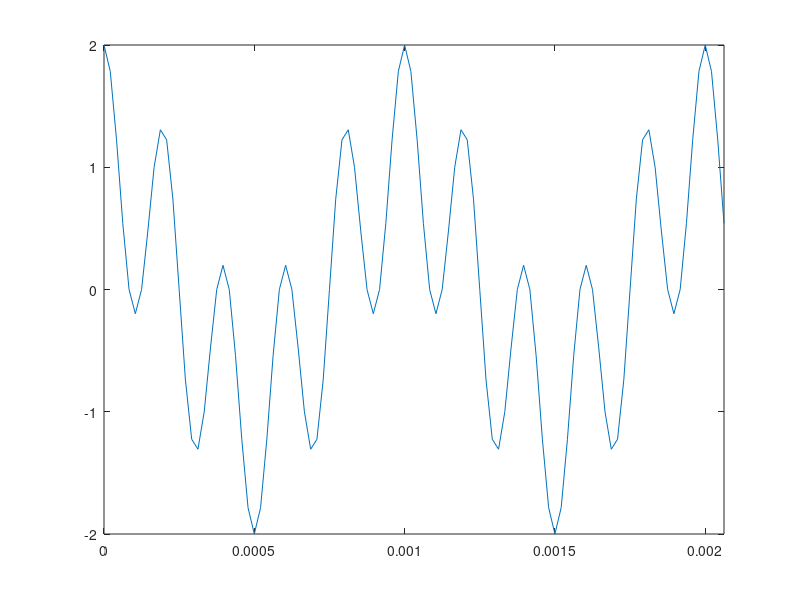
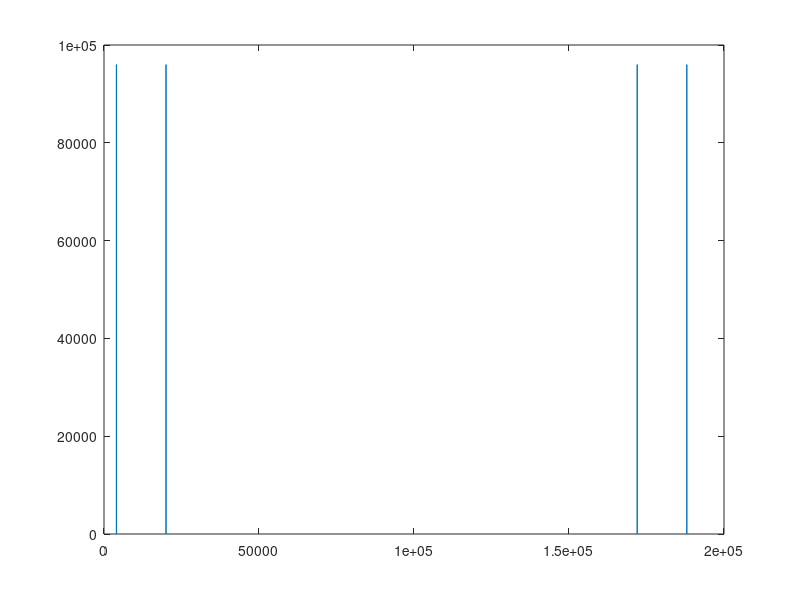
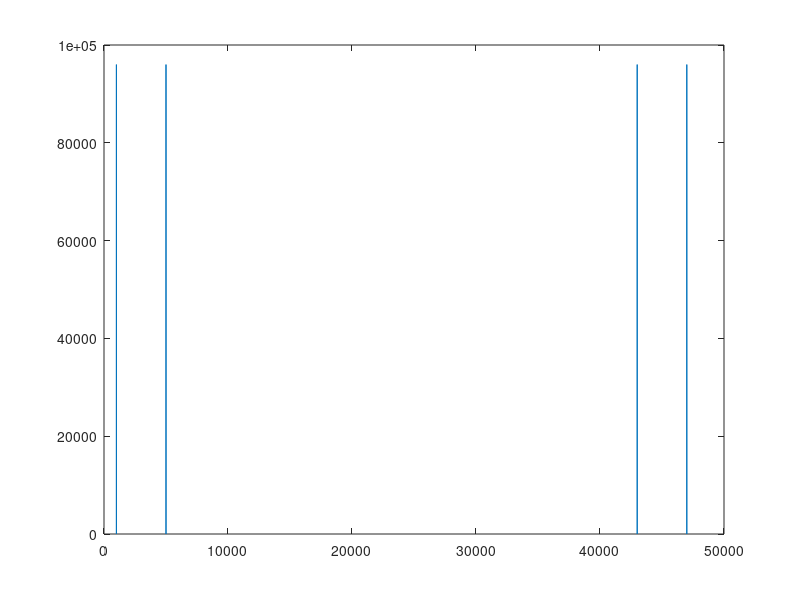

Recreate these plots in MATLAB, in order. (Note: this script raises an error after producing the figures.)
close all;
clear all;

length_seconds = 4;
% Sample rate (samples per second).
sample_rate = 48000;
length = length_seconds * sample_rate;

% The frequencies of our two sine waves. Should be able to hear 1000 to 10000 Hz.
frequency1 = 1000;
frequency2 = 5000;

% The actual time samples at which we want to sample a sine wave.
samples = [0:length-1]/sample_rate;

% Add the sine waves.
x = cos(2*pi*frequency1 * samples);
x = x + cos(2*pi*frequency2 * samples);

% Play the sine wave.
sound(x, sample_rate);
% Save it.
audiowrite('two_sines.wav', x./2, sample_rate);

% Plot the first 100 samples of the sine waves.
figure
plot(samples(1:100),x(1:100));
axis([0 samples(100) -2 2]);

% Compute the 1D DFT.
x_fft = fft(x);

% In debug mode, inspect x_fft.

% Plot the spectrum of the DFT.
figure
plot( abs(x_fft) );

% Now with correctly labeled frequency axis.
figure
plot( [0:size(x_fft,2)-1]/length_seconds, abs(x_fft) );

% The number of time samples to apply DFT to when computing the
% spectrogram.
window_length = 1024;
% The number of time samples the windows should overlap.
window_overlap = 0;

% Compute spectrogram.
[s,w,t,p] = spectrogram(x,window_length,window_overlap,[],sample_rate);
% Display spectrogram.
figure;
spectrogram(x,window_length,window_overlap,[],sample_rate,'yaxis');

% In debug mode, inspect
% s: matrix with the 2D spectrogram (will be complex).
% w: vector with the frequencies spacings of the computed DFT.
% t: vector with the time spacings of the windows.
% p: matrix with the power spectral density (PSD) of spectrogram. This is
% what is diplayed by spectrogram.

% Compute the spectrum of the spectrogram.
s_spectrum = abs(s);

% Let's treat s_spectrum as an image.
fprintf(1,'min(s_spectrum) = %f\n', min(min(s_spectrum)));
fprintf(1,'max(s_spectrum) = %f\n', max(max(s_spectrum)));

% Diplay s_spectrum as an image, scaling values to 0 to 1.
figure;
imshow(s_spectrum, []);

% It is upside-down so invert it.
s_spectrum = s_spectrum( end:-1:1, :);
figure;
imshow(s_spectrum, []);

% Scale values using log. Add eps so don't take log of 0.
s_spectrum_log = log10(s_spectrum + eps);
figure;
imshow(s_spectrum_log, []);

% Scale values to 0 to 1.
s_spectrum_log_scale = (s_spectrum_log - min(min(s_spectrum_log))) / (max(max(s_spectrum_log)) - min(min(s_spectrum_log)));
figure;
imshow(s_spectrum_log_scale);

% Save as png file.
imwrite(s_spectrum_log_scale,'two_sines_spect.png');



